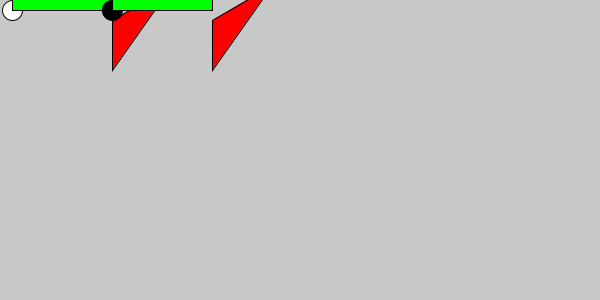
Frame 1 (no input)
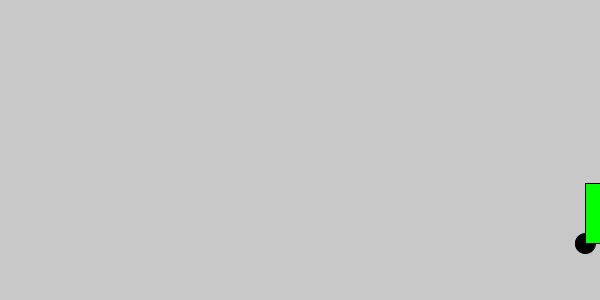
Frame 60 (the mouse pressed at the canvas centre just before this capture)
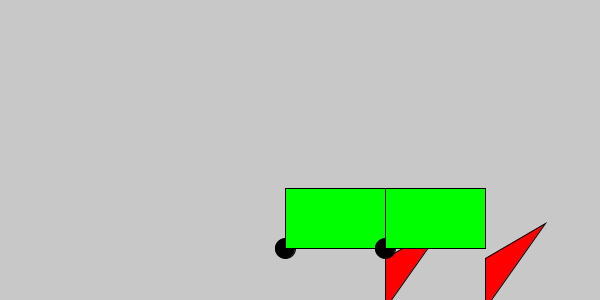
Frame 120 (the mouse held since frame 60 and released just before this capture)

The Processing sketch that drew these frames (run headless with seeded random() and noise(); from frame 60 on, the mouse is pressed at the canvas centre):

// Processing sketch: processing_121920
// ── processing_121920.pde

float x, y;
float x_velocity, y_velocity;
float gravity;
float radius;
void setup()
{
size(600, 300);
x = 2;
y = 10;
x_velocity = 10;
y_velocity = 0;
gravity = .2;
radius = 10;
}
void draw()
{
background (200);
y_velocity += gravity;
x += x_velocity ;
y += y_velocity ;
if( y>(height-radius) )
{
  y =height-radius;
  y_velocity *= -0.7;
}
if( x<radius )
{
  x = radius;
  x_velocity *= -0.5;
}
if( x>(width-radius) )
{
  x = width-radius;
  x_velocity *= -0.5;
}
ball(x, y);
ball(x+100, y);

}
void ball(float x,float y)
{
pushMatrix();
translate(x, y);
ellipseMode(RADIUS);
ellipse (0, 0, radius, radius);
fill(255,0,0);
triangle(100,10,160,-25, 100, 60);
fill(0,255,0);
rect(0, 0, 100,-60);
fill(0,0,0);
popMatrix();
}
